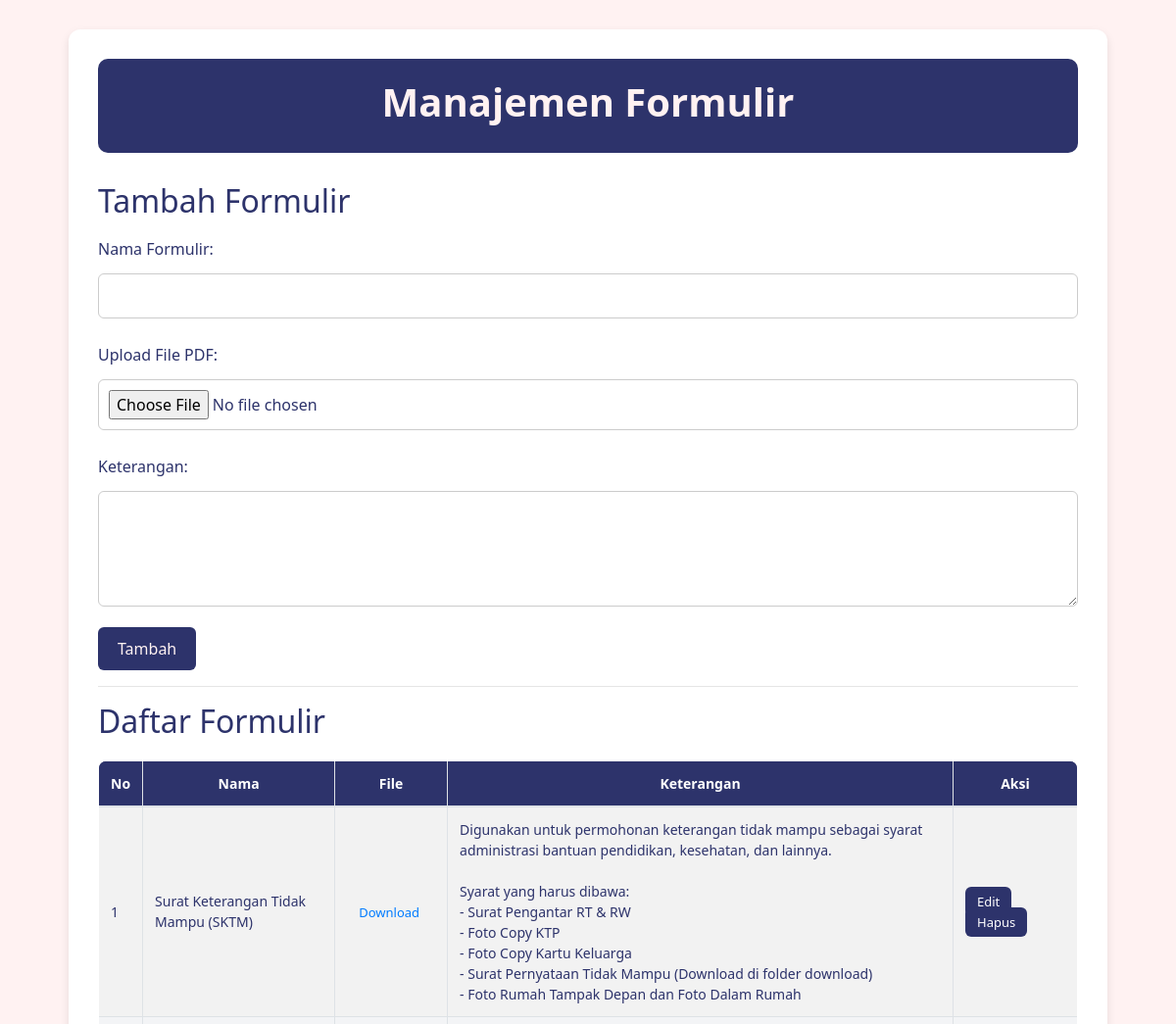
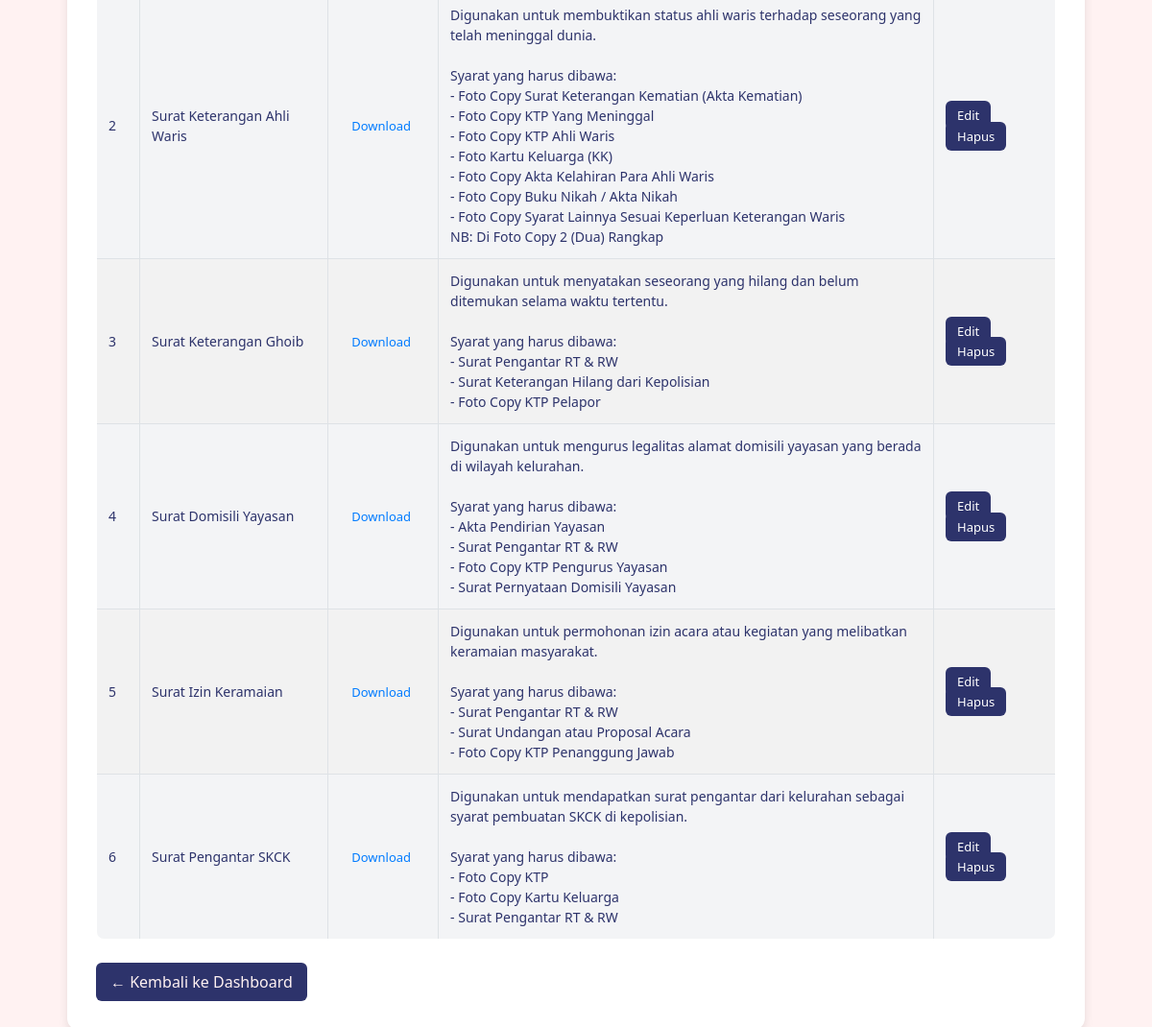
The page /view/admin/formulir_edit.php (signed in) on the database its author committed (2 pictures, top to bottom).
### tables this page shows
CREATE TABLE `formulir` (
  `id` int(11) NOT NULL,
  `nama` varchar(255) NOT NULL,
  `file` text NOT NULL,
  `keterangan` text DEFAULT NULL
);

### view/admin/formulir_edit.php (the view, shortened to what this page needs)
<?php
include '../../db/connection.php';
$editData = null;
?>
<!DOCTYPE html>
<html lang="id">
<head>
    <link rel="stylesheet" href="css/bootstrap.min.css" />
</head>
<body>
<div class="container">
    <div class="box-container">
        <header>
            <h1>Manajemen Formulir</h1>
        </header>
        <h2><?= $editData ? 'Edit Formulir' : 'Tambah Formulir' ?></h2>
        <form method="POST" enctype="multipart/form-data">
            <label>Nama Formulir:</label>
            <input type="text" name="nama" value="<?= $editData['nama'] ?? '' ?>" required>
            <label>Upload File PDF:</label>
            <input type="file" name="file" accept="application/pdf">
            <label>Keterangan:</label>
            <textarea name="keterangan" rows="4"><?= $editData['keterangan'] ?? '' ?></textarea>
            <button type="submit" name="<?= $editData ? 'update' : 'tambah' ?>">
                <?= $editData ? 'Update' : 'Tambah' ?>
            </button>
        </form>
        <hr>
        <h2>Daftar Formulir</h2>
        <table class="table table-bordered table-striped">
            <thead>
            <tr>
                <th>No</th>
                <th>Nama</th>
                <th>File</th>
                <th>Keterangan</th>
                <th>Aksi</th>
            </tr>
            </thead>
            <tbody>
            <?php
            $no = 1;
            $data = $conn->query("SELECT * FROM formulir");
            while ($row = $data->fetch_assoc()):
            ?>
                <tr>
                    <td><?= $no++ ?></td>
                    <td><?= htmlspecialchars($row['nama']) ?></td>
                    <td><a href="<?= htmlspecialchars($row['file']) ?>" target="_blank">Download</a></td>
                    <td><?= nl2br(htmlspecialchars($row['keterangan'] ?? '')) ?></td>
                    <td>
                        <a href="formulir_edit.php?edit=<?= $row['id'] ?>" class="btn-link">Edit</a>
                        <a href="formulir_edit.php?hapus=<?= $row['id'] ?>" class="btn-link" onclick="return confirm('Yakin ingin menghapus?')">Hapus</a>
                    </td>
                </tr>
            <?php endwhile; ?>
            </tbody>
        </table>
        <div class="mt-4">
            <a href="../admin_dashboard.php" class="btn-back">← Kembali ke Dashboard</a>
        </div>
    </div>
</div>
</body>
</html>

### view/admin/formulir_edit.php (style rules this page uses)
body { background-color: #FFF2F2; font-family: 'Segoe UI', sans-serif; color: #2D336B; }
.container { max-width: 1100px; margin: auto; padding: 30px 20px; }
.box-container { background-color: #ffffff; padding: 30px; border-radius: 12px; box-shadow: 0 4px 10px rgba(0, 0, 0, 0.1); }
header { background-color: #2D336B; padding: 20px; border-radius: 10px; margin-bottom: 30px; text-align: center; }
header h1 { color: #FFF2F2; font-weight: bold; }
label { font-weight: 500; margin-top: 10px; }
input[type="text"], textarea, input[type="file"] { width: 100%; padding: 10px; margin-top: 5px; margin-bottom: 15px; border: 1px solid #ccc; border-radius: 6px; }
button { background-color: #2D336B; color: #FFF2F2; padding: 10px 20px; border: none; border-radius: 6px; font-weight: 500; cursor: pointer; }
.table th { background-color: #2D336B; color: white; text-align: center; }
.table td { vertical-align: middle; color: #2D336B; }
a.btn-link { color: #2D336B; font-weight: 500; text-decoration: none; margin-right: 8px; }
.btn-back { background-color: #2D336B; color: #FFF2F2; padding: 8px 15px; border-radius: 6px; text-decoration: none; display: inline-block; transition: background-color 0.3s ease; }
table { width: 100%; border-collapse: collapse; margin-top: 20px; font-size: 14px; background-color: white; border-radius: 8px; overflow: hidden; }
table thead { background-color: #2D336B; color: white; }
table thead th { text-align: center; padding: 12px 10px; font-weight: 600; border-right: 1px solid #445; }
table thead th:last-child { border-right: none; }
table tbody tr:nth-child(even) { background-color: #F3F4F6; }
table tbody td { padding: 10px 12px; color: #2D336B; vertical-align: middle; border-bottom: 1px solid #ddd; }
table tbody td a { text-decoration: none; padding: 6px 12px; border-radius: 6px; font-size: 13px; margin-right: 4px; }
table tbody td a.btn-link { background-color: #2D336B; color: white; transition: 0.2s ease; }

### rows shown on the page
formulir: nama "Surat Keterangan Tidak Mampu (SKTM)", keterangan "Digunakan untuk permohonan keterangan tidak mampu sebagai syarat administrasi bantuan pendidikan, kesehatan, dan lainnya. Syarat yang harus dibawa: - Surat Pengantar RT & RW - Foto Copy KTP - Foto Copy Kartu Keluarga - Surat Pernyataan Tidak Mampu (Download di folder download) - Foto Rumah Tampak Depan dan Foto Dalam Rumah"
formulir: nama "Surat Keterangan Ahli Waris", keterangan "Digunakan untuk membuktikan status ahli waris terhadap seseorang yang telah meninggal dunia. Syarat yang harus dibawa: - Foto Copy Surat Keterangan Kematian (Akta Kematian) - Foto Copy KTP Yang Meninggal - Foto Copy KTP Ahli Waris - Foto Kartu Keluarga (KK) - Foto Copy Akta Kelahiran Para Ahli Waris - Foto Copy Buku Nikah / Akta Nikah - Foto Copy Syarat Lainnya Sesuai Keperluan Keterangan Waris NB: Di Foto Copy 2 (Dua) Rangkap"
formulir: nama "Surat Keterangan Ghoib", keterangan "Digunakan untuk menyatakan seseorang yang hilang dan belum ditemukan selama waktu tertentu. Syarat yang harus dibawa: - Surat Pengantar RT & RW - Surat Keterangan Hilang dari Kepolisian - Foto Copy KTP Pelapor"
formulir: nama "Surat Domisili Yayasan", keterangan "Digunakan untuk mengurus legalitas alamat domisili yayasan yang berada di wilayah kelurahan. Syarat yang harus dibawa: - Akta Pendirian Yayasan - Surat Pengantar RT & RW - Foto Copy KTP Pengurus Yayasan - Surat Pernyataan Domisili Yayasan"
formulir: nama "Surat Izin Keramaian", keterangan "Digunakan untuk permohonan izin acara atau kegiatan yang melibatkan keramaian masyarakat. Syarat yang harus dibawa: - Surat Pengantar RT & RW - Surat Undangan atau Proposal Acara - Foto Copy KTP Penanggung Jawab"
formulir: nama "Surat Pengantar SKCK", keterangan "Digunakan untuk mendapatkan surat pengantar dari kelurahan sebagai syarat pembuatan SKCK di kepolisian. Syarat yang harus dibawa: - Foto Copy KTP - Foto Copy Kartu Keluarga - Surat Pengantar RT & RW"
